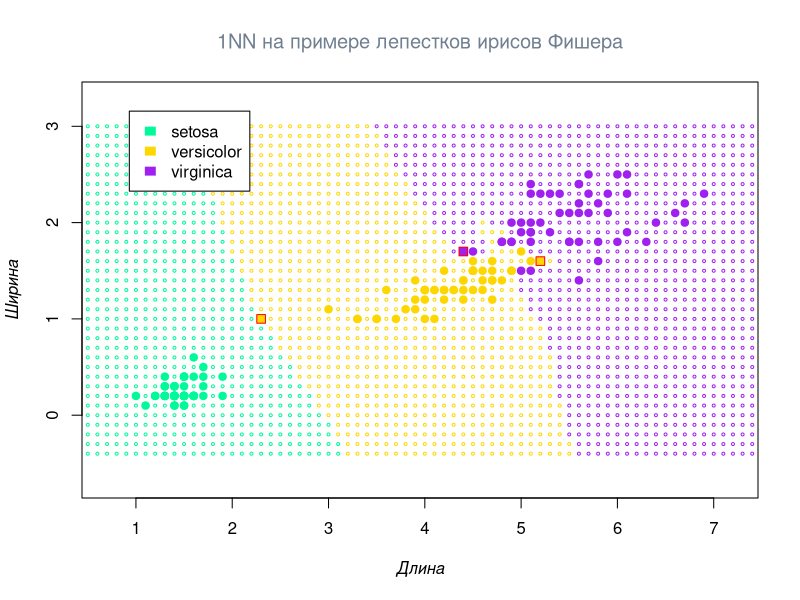

Write the R code that produced this figure.
# Encoding: UTF-8

euclideanDistance <- function(p, q) sqrt(sum((p - q) ^ 2))

NN <- function(xl, z, metricFunction = euclideanDistance) {
    
    # Если передано несколько точек в массиве
    if (is.matrix(z)) {
        dim(z)[1] -> zSize
        result <- array(dim = zSize)
        for (i in 1:zSize)
            result[i] <- NN(xl, c(z[i, 1], z[i, 2]))
        
        return(result)
    }
    
    distances <- c()
    for (i in 1:dim(xl)[1]) 
        distances[i] <- euclideanDistance(c(xl[i, 1], xl[i, 2]), z)
    
    return(xl[which.min(distances), 3])
}

# Рассматриваем лепестки ирисов
iris[, 3:5] -> petals

petals.minX <- petals$Petal.Length[which.min(petals$Petal.Length)]
petals.maxX <- petals$Petal.Length[which.max(petals$Petal.Length)]

petals.minY <- petals$Petal.Width[which.min(petals$Petal.Width)]
petals.maxY <- petals$Petal.Width[which.max(petals$Petal.Width)]

plotColors <- c('setosa' = 'mediumspringgreen', 
                'versicolor' = 'gold', 
                'virginica' = 'purple')

plotPadding <- 0.3

plot(NA, 
     xlim = c(petals.minX - plotPadding, petals.maxX + plotPadding), 
     ylim = c(petals.minY - plotPadding, petals.maxY + plotPadding), 
     main = list('1NN на примере лепестков ирисов Фишера', font = 1, col = 'slategray'), 
     xlab = list('Длина', font = 3), 
     ylab = list('Ширина', font = 3), 
     asp = 1)

classificationMap <- function(method, xl, ..., 
                              colors, 
                              cex = 1, 
                              pch = 1, 
                              expand = 0) {
  
  expand + 0.2 -> expand
  
  rangeX <- seq(xl[[1]][which.min(xl[[1]])] - expand, 
                xl[[1]][which.max(xl[[1]])] + expand, 
                0.1)
  rangeY <- seq(xl[[2]][which.min(xl[[2]])] - expand, 
                xl[[2]][which.max(xl[[2]])] + expand, 
                0.1)
  
  length(rangeX) * length(rangeY) -> pointsAmount
  map <- matrix(NA, pointsAmount, 2)
  
  i <- 1
  for (y in rangeY) {
    for (x in rangeX) {
      map[i, ] = c(x, y)
      
      i + 1 -> i
    }
  }
  
  classes <- array(dim = pointsAmount)
  for (i in 1:pointsAmount) {
    method(xl = xl, z = map[i, ], ...) -> classes[i]
    cat('\rComputed ', i, '/', pointsAmount, ' points', sep = '')
  }
  
  points(map,  col = colors[classes], cex = cex, pch = pch)
}

classificationMap(NN, petals, 
                  colors = plotColors, 
                  cex = 0.4, 
                  expand = plotPadding)

points(petals$Petal.Length, petals$Petal.Width, 
       pch = 19, 
       col = plotColors[petals$Species])

legend('topleft', 
       names(plotColors), 
       fill = plotColors, 
       border = 0, 
       inset = .07)

# Интересующие параметры лепестков для классификации
rbind(c(5.2, 1.6), 
      c(4.4, 1.7), 
      c(2.3, 1)) -> z

# Добавление точек на график
points(z[, 1], z[, 2], 
       pch = 22, 
       col = 'red', 
       bg = plotColors[NN(petals, z)], 
       cex = 1.3)
